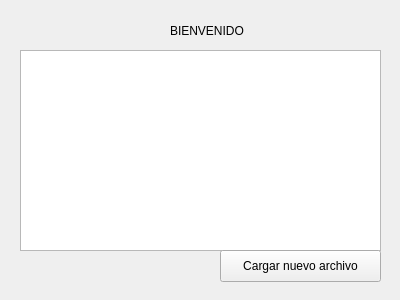
<?xml version="1.0" encoding="UTF-8"?>
<ui version="4.0">
 <class>Form</class>
 <widget class="QWidget" name="Form">
  <property name="geometry">
   <rect>
    <x>0</x>
    <y>0</y>
    <width>400</width>
    <height>300</height>
   </rect>
  </property>
  <property name="windowTitle">
   <string>Form</string>
  </property>
  <widget class="QListView" name="listView">
   <property name="geometry">
    <rect>
     <x>20</x>
     <y>50</y>
     <width>361</width>
     <height>201</height>
    </rect>
   </property>
  </widget>
  <widget class="QPushButton" name="pushButton">
   <property name="geometry">
    <rect>
     <x>220</x>
     <y>250</y>
     <width>161</width>
     <height>32</height>
    </rect>
   </property>
   <property name="text">
    <string>Cargar nuevo archivo</string>
   </property>
  </widget>
  <widget class="QLabel" name="label">
   <property name="geometry">
    <rect>
     <x>170</x>
     <y>10</y>
     <width>81</width>
     <height>41</height>
    </rect>
   </property>
   <property name="maximumSize">
    <size>
     <width>131</width>
     <height>41</height>
    </size>
   </property>
   <property name="text">
    <string>BIENVENIDO</string>
   </property>
  </widget>
 </widget>
 <resources/>
 <connections/>
</ui>
